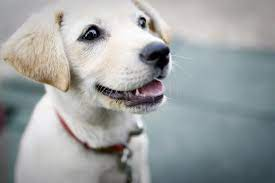
#> input picture Notion library/Opencv/Ressource/1.jpg, 275 x 183 px
$ jupyter execute Untitled1.ipynb
#> lines starting #> are read from the running program, lines starting #| are printed output that depends on the picture
[cell 1]
import cv2 as cv
img=cv.imread ("Ressource/1.jpg")
#> img is the input picture: shape (183, 275, 3); mean B, G, R 161.2, 160.8, 156.9
cv.imshow("1",img)
#changer couleur
gray=cv.cvtColor(img,cv.COLOR_BGR2GRAY)
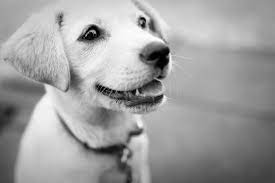
#> gray: shape (183, 275); min 0, max 255, mean 159.7
cv.imshow("1",gray)
cv.waitKey(0)


$ run again, with Notion library/Opencv/Ressource/2.jpg copied over Notion library/Opencv/Ressource/1.jpg
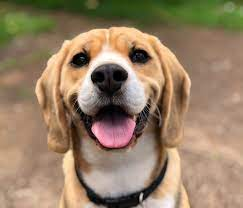
#> input picture Notion library/Opencv/Ressource/2.jpg, 243 x 208 px
#> img is the input picture: shape (208, 243, 3); mean B, G, R 102.1, 128.1, 150.6
#> `gray=cv.cvtColor(img,cv.COLOR_BGR2GRAY)`:
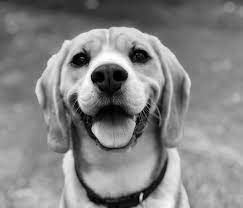
#> gray: shape (208, 243); min 0, max 255, mean 131.8

$ run again, with Notion library/Opencv/Ressource/3.jpg copied over Notion library/Opencv/Ressource/1.jpg
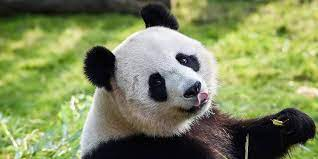
#> input picture Notion library/Opencv/Ressource/3.jpg, 318 x 159 px
#> img is the input picture: shape (159, 318, 3); mean B, G, R 91.3, 137.3, 127.3
#> `gray=cv.cvtColor(img,cv.COLOR_BGR2GRAY)`:
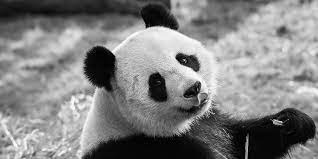
#> gray: shape (159, 318); min 0, max 254, mean 129.1

$ run again, with Notion library/Opencv/Ressource/4.jpg copied over Notion library/Opencv/Ressource/1.jpg
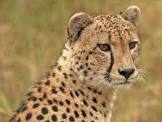
#> input picture Notion library/Opencv/Ressource/4.jpg, 162 x 122 px
#> img is the input picture: shape (122, 162, 3); mean B, G, R 88, 132.6, 162.4
#> `gray=cv.cvtColor(img,cv.COLOR_BGR2GRAY)`:
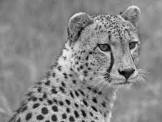
#> gray: shape (122, 162); min 2, max 239, mean 136.4
